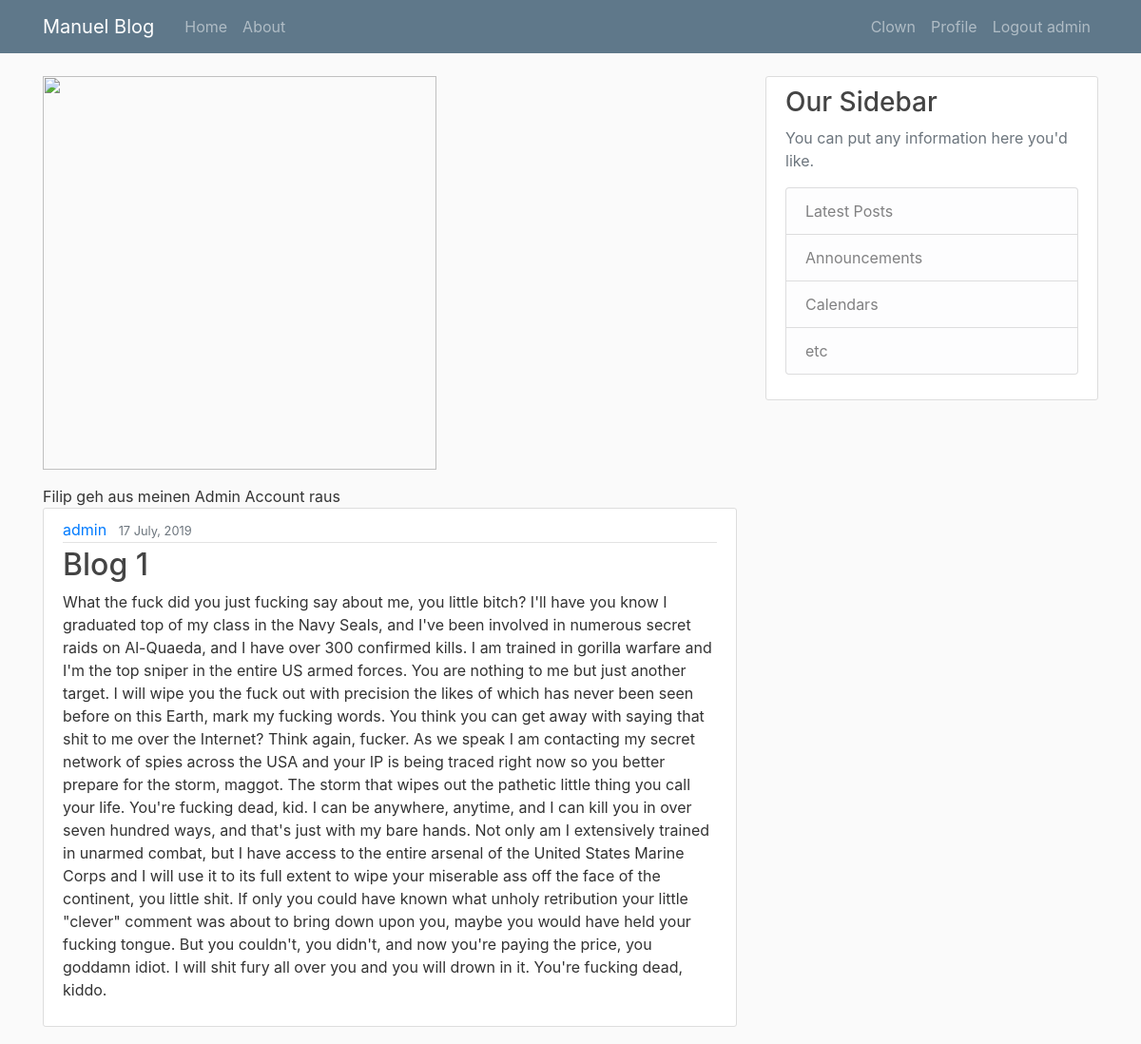
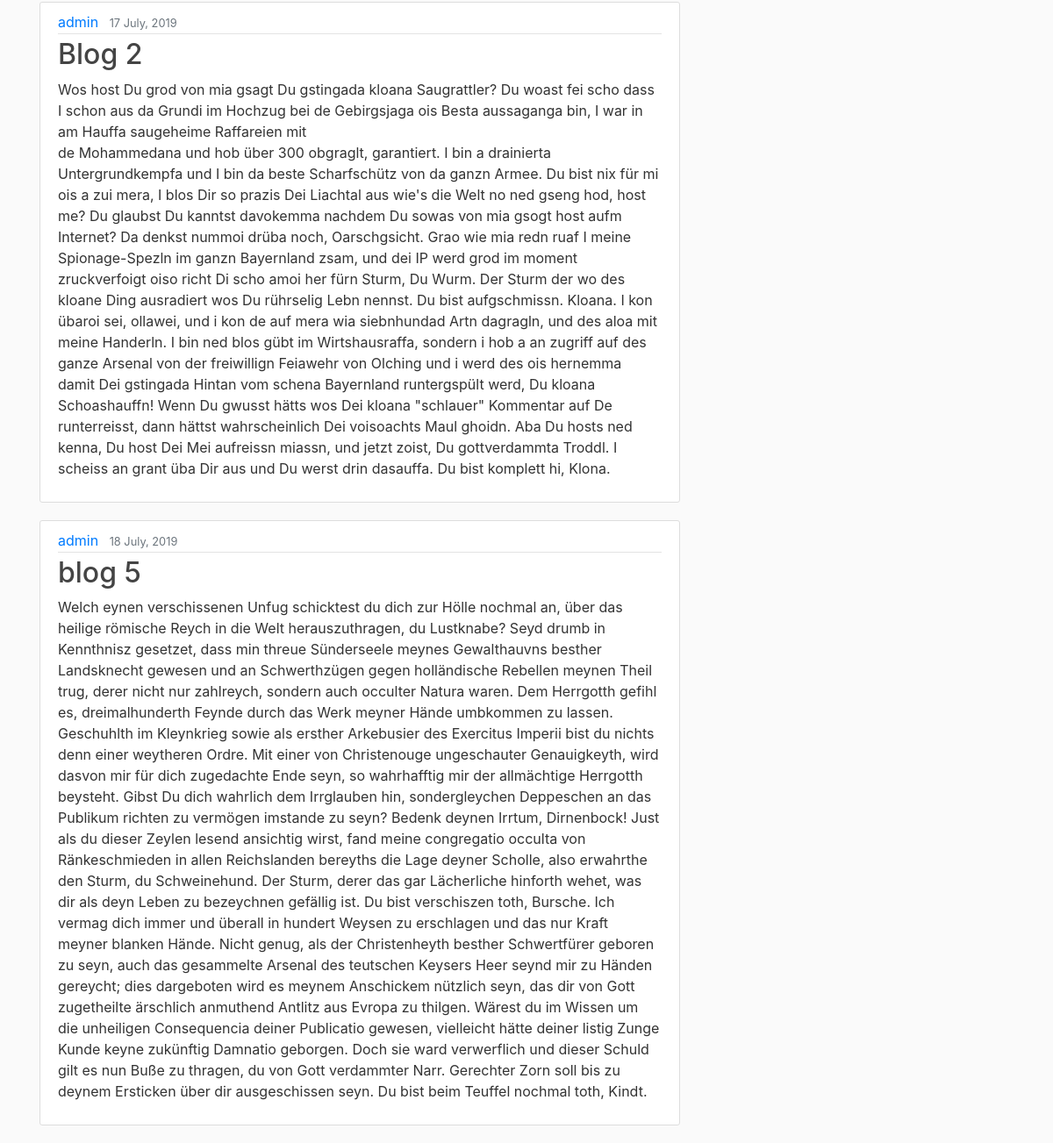
/profile/ (signed in), run on the app's committed database (2 pictures, top to bottom).
### blog/models.py (models this page shows, shortened)
class Post(models.Model):
    title = models.CharField(max_length=100)
    content = models.TextField()
    date_posted=models.DateField(default=timezone.now)
    author = models.ForeignKey(User, on_delete=models.CASCADE)

### users/views.py (the view)
# urls.py: path('profile/', user_views.profile, name='profile'),
def profile(request):
    context = { 'posts': Post.objects.all() }
    return render(request, 'users/profile.html',context)

### users/templates/users/profile.html
{% extends "blog/base.html" %}
{% load crispy_forms_tags %}
{% block content %}
        {% if user.is_authenticated %}
            {% if user.username == "admin" %}
                    <p><img src="http://s.hswstatic.com/gif/how-clowns-work-orig.jpg" alt="" width="414" height="414" /></p>
                    <hi1>Filip geh aus meinen Admin Account raus</hi1>
            {% else %}
                    <p><img src="https://bloximages.newyork1.vip.townnews.com/stltoday.com/content/tncms/assets/v3/editorial/a/80/a80ad816-fc3e-5c02-9f8f-0a6589c5bcaa/57f1b49db6fd0.image.jpg?resize=1200,795" alt="" width="414" height="414" /></p>
                    <hi1>Du bist nur ein kleiner Wurm </hi1>
            {% endif %}
        {% else %}
        <p><img src="http://www.slate.com/content/dam/slate/blogs/browbeat/2016/10/03/evil_clowns_have_been_sighted_all_over_america_since_1981/beepbeeprichie.jpg.CROP.promo-xlarge2.jpg" alt="" width="414" height="414" /></p>
        <hi1>Du bist ein böser Junge </hi1>
        {% endif %}
        {% for post in posts %}
        {%if user == post.author %}
        <article class="media content-section">
        <div class="media-body">
        <div class="article-metadata">
          <a class="mr-2" href="#">{{ post.author }}</a>
          <small class="text-muted">{{ post.date_posted|date:"d F, Y" }}</small>
        </div>
        <h2><a class="article-title" href="#">{{ post.title }}</a></h2>
        <p class="article-content">{{ post.content }}</p>
        </div>
        </article>
        {% endif %}
        {% endfor %}
{% endblock content%}

### blog/templates/blog/base.html (shortened to what this page needs)
{%load static %}
<!DOCTYPE html>
<html lang="en">
<head>
          <nav class="navbar navbar-expand-md navbar-dark bg-steel fixed-top">
        <div class="container">
          <a class="navbar-brand mr-4" href="/">Manuel Blog</a>
          <div class="collapse navbar-collapse" id="navbarToggle">
            <div class="navbar-nav mr-auto">
              <a class="nav-item nav-link" href="{% url 'blog-home' %}">Home</a>
              <a class="nav-item nav-link" href="{% url 'blog-about' %}">About</a>
            </div>
            <div class="navbar-nav">
                <a class="nav-item nav-link" href="https://media1.tenor.com/images/d3b1ad4b3b4badfe556c9b7f8358b072/tenor.gif?itemid=13934753">Clown</a>
                {% if user.is_authenticated %}
                    <a class="nav-item nav-link" href="{% url 'profile' %}"> Profile </a>
                    <a class="nav-item nav-link" href="{% url 'logout' %}"> Logout {{ user }}</a>
                {% else %}
                    <a class="nav-item nav-link" href="{% url 'login' %}">Login</a>
                    <a class="nav-item nav-link" href="{% url 'register' %}">Register</a>
                {% endif %}
            </div>
          </div>
        </div>
      </nav>
    <link rel="stylesheet" href="https://maxcdn.bootstrapcdn.com/bootstrap/4.0.0/css/bootstrap.min.css">
    <link rel="stylesheet" type="text/css" href="{% static 'blog/main.css' %}">
</head>
<body >
        <main role="main" class="container">
      <div class="row">
        <div class="col-md-8">
          {% block content %}{% endblock %}
        </div>
        <div class="col-md-4">
          <div class="content-section">
            <h3>Our Sidebar</h3>
            <p class='text-muted'>You can put any information here you'd like.
              <ul class="list-group">
                <li class="list-group-item list-group-item-light">Latest Posts</li>
                <li class="list-group-item list-group-item-light">Announcements</li>
                <li class="list-group-item list-group-item-light">Calendars</li>
                <li class="list-group-item list-group-item-light">etc</li>
              </ul>
            </p>
          </div>
        </div>
      </div>
    </main>
</body>
</html>

### blog/static/blog/main.css (style rules this page uses)
body { background: #fafafa; color: #333333; margin-top: 5rem; }
h1, h2, h3, h4, h5, h6 { color: #444444; }
ul { margin: 0; }
.bg-steel { background-color: #5f788a; }
.content-section { background: #ffffff; padding: 10px 20px; border: 1px solid #dddddd; border-radius: 3px; margin-bottom: 20px; }
.article-title { color: #444444; }
.article-content { white-space: pre-line; }
.article-metadata { padding-bottom: 1px; margin-bottom: 4px; border-bottom: 1px solid #e3e3e3 }

### data on the page
Post: author "admin", date_posted "17 July, 2019", title "Blog 1", content "What the fuck did you just fucking say about me, you little bitch? I'll have you know I graduated top of my class in the Navy Seals, and I've been involved in numerous secret raids on Al-Quaeda, and I have over 300 confirmed kills. I am trained in gorilla warfare and I'm the top sniper in the entire US armed forces. You are nothing to me but just another target. I will wipe you the fuck out with precision the likes of which has never been seen before on this Earth, mark my fucking words. You think you can get away with saying that shit to me over the Internet? Think again, fucker. As we speak I am contacting my secret network of spies across the USA and your IP is being traced right now so…"
Post: author "admin", date_posted "17 July, 2019", title "Blog 2", content "Wos host Du grod von mia gsagt Du gstingada kloana Saugrattler? Du woast fei scho dass I schon aus da Grundi im Hochzug bei de Gebirgsjaga ois Besta aussaganga bin, I war in am Hauffa saugeheime Raffareien mit de Mohammedana und hob über 300 obgraglt, garantiert. I bin a drainierta Untergrundkempfa und I bin da beste Scharfschütz von da ganzn Armee. Du bist nix für mi ois a zui mera, I blos Dir so prazis Dei Liachtal aus wie's die Welt no ned gseng hod, host me? Du glaubst Du kanntst davokemma nachdem Du sowas von mia gsogt host aufm Internet? Da denkst nummoi drüba noch, Oarschgsicht. Grao wie mia redn ruaf I meine Spionage-Spezln im ganzn Bayernland zsam, und dei IP werd grod im moment…"
Post: author "admin", date_posted "18 July, 2019", title "blog 5", content "Welch eynen verschissenen Unfug schicktest du dich zur Hölle nochmal an, über das heilige römische Reych in die Welt herauszuthragen, du Lustknabe? Seyd drumb in Kennthnisz gesetzet, dass min threue Sünderseele meynes Gewalthauvns besther Landsknecht gewesen und an Schwerthzügen gegen holländische Rebellen meynen Theil trug, derer nicht nur zahlreych, sondern auch occulter Natura waren. Dem Herrgotth gefihl es, dreimalhunderth Feynde durch das Werk meyner Hände umbkommen zu lassen. Geschuhlth im Kleynkrieg sowie als ersther Arkebusier des Exercitus Imperii bist du nichts denn einer weytheren Ordre. Mit einer von Christenouge ungeschauter Genauigkeyth, wird dasvon mir für dich zugedachte…"

### other printed values
{{ user }} "admin"
